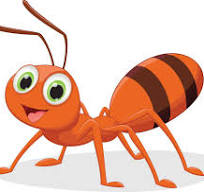
#> input picture ant.jpg, 204 x 192 px
$ python color.py
#> lines starting #> are read from the running program, lines starting #| are printed output that depends on the picture
import cv2
import matplotlib.pyplot as plt

image=cv2.imread("ant.jpg")
#> image is the input picture: shape (192, 204, 3); mean B, G, R 180.2, 195.4, 230.4
image_rgb=cv2.cvtColor(image,cv2.COLOR_BGR2RGB)
plt.imshow(image_rgb)
plt.title("RGB image")
plt.show()

cropped=image[100:300,200:400]
image_rgb=cv2.cvtColor(cropped,cv2.COLOR_BGR2RGB)
plt.imshow(image_rgb)
plt.title("cropped rgb image")
plt.show()
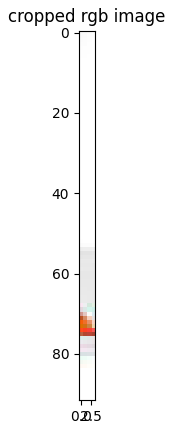
#> figure drawn by matplotlib, 1 panel
